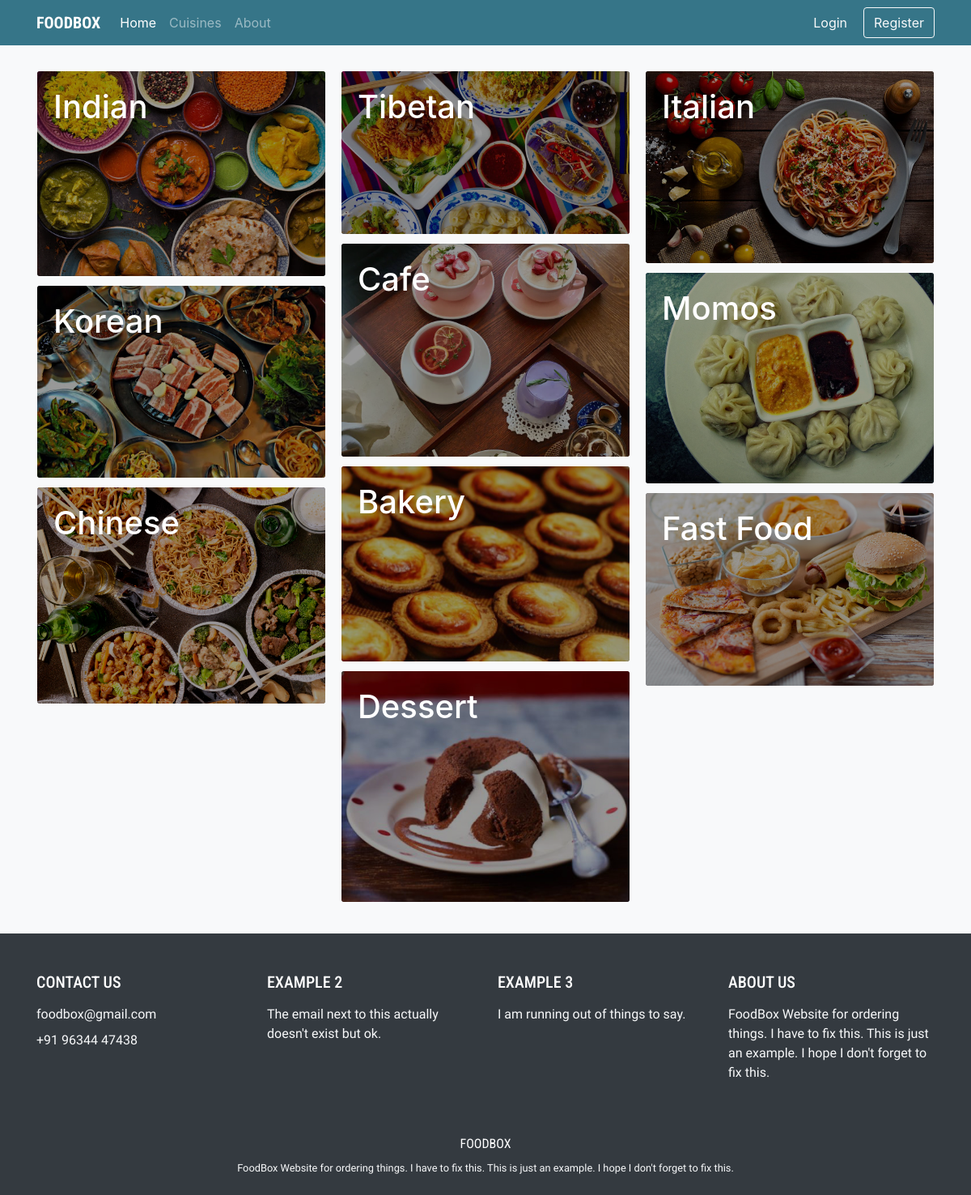
Page /cuisines on the committed database.
### food/models.py (models this page shows)
class Cuisine(models.Model):
    name = models.CharField(max_length=50)
    def __str__(self):
        return self.name

### food/views.py (the view)
# urls.py: path("cuisines", views.cuisines, name='cuisines'),
def cuisines(request):
    context = {
        "cuisines": Cuisine.objects.all(),
    }
    return render(request, "food/cuisines.html", context)

### food/templates/food/cuisines.html (shortened to what this page needs)
{% extends "food/base.html" %}
{% load static %}
{% block body %}
<div class="row mt-4 pt-2">
  <div class="col-12 px-3">
    <div class="card-columns">
      {% for cuisine in cuisines %}
        <div onclick="window.location.href = '{% url 'cuisine' cuisine %}'" class="card cui_card bg-dark text-white border-0 animate__animated animate__fadeIn">
          <img class="card-img" id="cuisines" src="{% with 'food/'|add:cuisine.name|add:'.jpg' as image_static %}{% static image_static %}{% endwith %}" alt="{{ cuisine.name }}">
          <div class="card-img-overlay">
            <h1 class="card-title">{{ cuisine.name }}</h1>
          </div>
        </div>
      {% endfor %}
    </div>
  </div>
</div>
{% endblock %}

### food/static/food/index.css (style rules this page uses)
#cuisines { filter: brightness(60%); }

### rows in the picture
Cuisine: name (picture), name "Indian"
Cuisine: name (picture), name "Korean"
Cuisine: name (picture), name "Chinese"
Cuisine: name (picture)
Cuisine: name (picture), name "Tibetan"
Cuisine: name (picture), name "Cafe"
Cuisine: name (picture), name "Bakery"
Cuisine: name (picture), name "Dessert"
Cuisine: name (picture), name "Italian"
Cuisine: name (picture), name "Momos"
Cuisine: name (picture), name "Fast Food"
Cuisine: name (picture)
